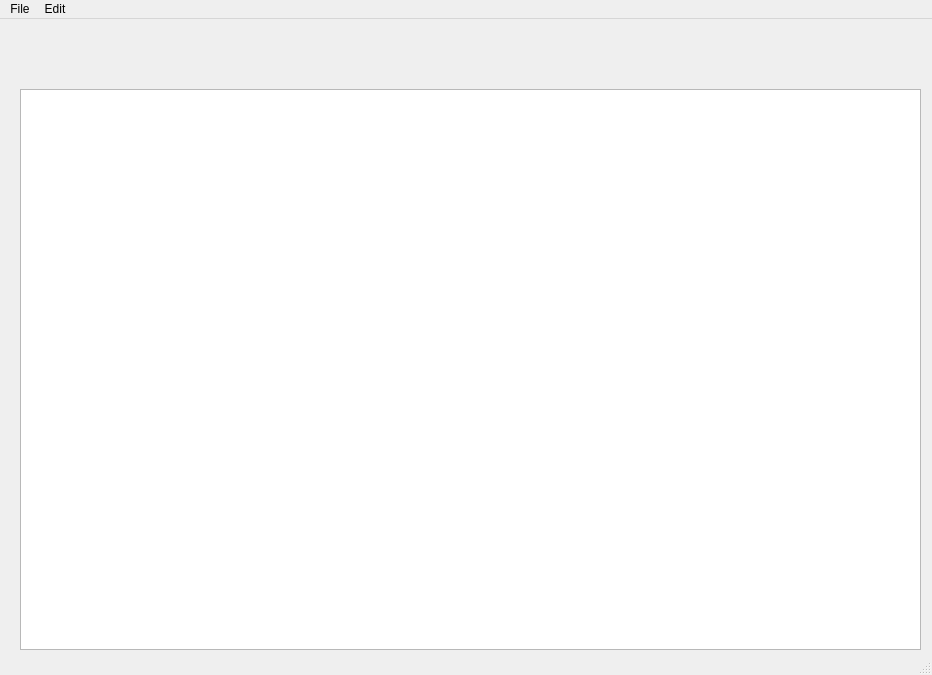
<?xml version="1.0" encoding="UTF-8"?>
<ui version="4.0">
 <class>MainWindow</class>
 <widget class="QMainWindow" name="MainWindow">
  <property name="geometry">
   <rect>
    <x>0</x>
    <y>0</y>
    <width>932</width>
    <height>675</height>
   </rect>
  </property>
  <property name="windowTitle">
   <string>MainWindow</string>
  </property>
  <widget class="QWidget" name="centralwidget">
   <widget class="QWidget" name="verticalLayoutWidget">
    <property name="geometry">
     <rect>
      <x>20</x>
      <y>70</y>
      <width>901</width>
      <height>561</height>
     </rect>
    </property>
    <layout class="QVBoxLayout" name="verticalLayout">
     <item>
      <widget class="QTextEdit" name="textEdit"/>
     </item>
    </layout>
   </widget>
  </widget>
  <widget class="QMenuBar" name="menubar">
   <property name="geometry">
    <rect>
     <x>0</x>
     <y>0</y>
     <width>932</width>
     <height>26</height>
    </rect>
   </property>
   <widget class="QMenu" name="menuFile">
    <property name="title">
     <string>File</string>
    </property>
    <addaction name="actionNew"/>
    <addaction name="actionOpen"/>
    <addaction name="actionSave"/>
    <addaction name="actionPrint"/>
    <addaction name="actionExit"/>
   </widget>
   <widget class="QMenu" name="menuEdit">
    <property name="title">
     <string>Edit</string>
    </property>
    <addaction name="actionCopy"/>
    <addaction name="actionPaste"/>
    <addaction name="actionCut"/>
    <addaction name="actionUndo"/>
   </widget>
   <addaction name="menuFile"/>
   <addaction name="menuEdit"/>
  </widget>
  <widget class="QStatusBar" name="statusbar"/>
  <action name="actionNew">
   <property name="icon">
    <iconset resource="resourses.qrc">
     <normaloff>:/imgs/imgs/Icons/New.bmp</normaloff>:/imgs/imgs/Icons/New.bmp</iconset>
   </property>
   <property name="text">
    <string>New</string>
   </property>
  </action>
  <action name="actionOpen">
   <property name="text">
    <string>Open</string>
   </property>
  </action>
  <action name="actionSave">
   <property name="text">
    <string>Save</string>
   </property>
  </action>
  <action name="actionPrint">
   <property name="text">
    <string>Print</string>
   </property>
  </action>
  <action name="actionExit">
   <property name="text">
    <string>Exit</string>
   </property>
  </action>
  <action name="actionCopy">
   <property name="text">
    <string>Copy</string>
   </property>
  </action>
  <action name="actionPaste">
   <property name="text">
    <string>Paste</string>
   </property>
  </action>
  <action name="actionCut">
   <property name="text">
    <string>Cut</string>
   </property>
  </action>
  <action name="actionUndo">
   <property name="text">
    <string>Undo</string>
   </property>
  </action>
 </widget>
 <resources>
  <include location="resourses.qrc"/>
 </resources>
 <connections/>
</ui>
